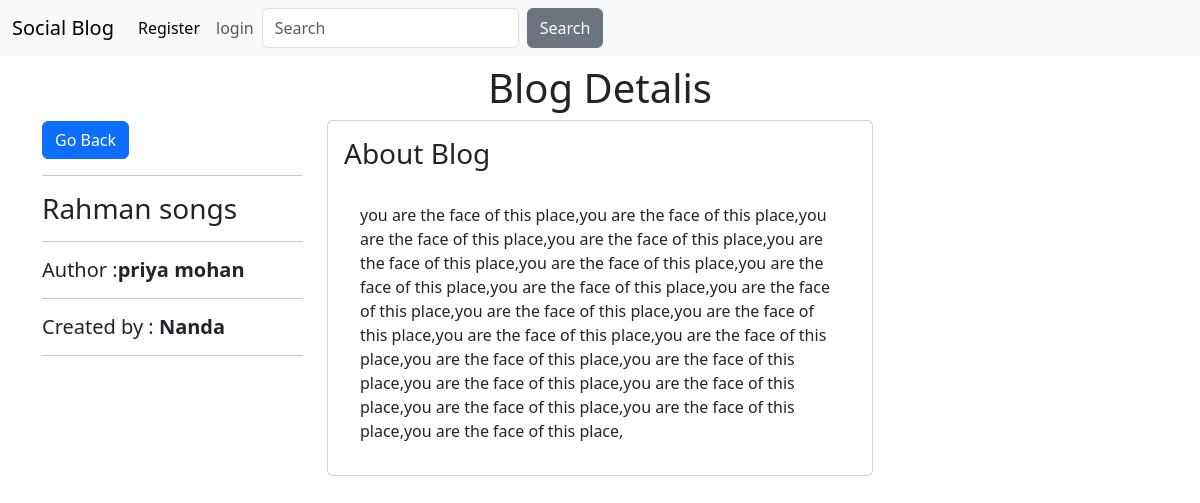
Page /know/5 on the committed database.
### blogapp/models.py (models this page shows, shortened)
class blogconts(models.Model):
    Blog_Id=models.AutoField(primary_key=True)
    Blog_name=models.CharField(max_length=150)
    created_by=models.CharField(max_length=100)
    photo_image=models.ImageField(upload_to="images/",blank=True,null=True)
    Blog_post=models.ForeignKey(User,on_delete=models.SET_NULL,null=True)
    Author_name=models.CharField(max_length=50)
    Blog_content=RichTextField(default="about blog content")
    stars=models.IntegerField(default=3)

### blogapp/views.py (the view)
# urls.py: path('know/<id>',views.know,name="know"),
def know(request,id):
    blog = blogconts.objects.filter(Blog_Id=id)
    context={'blog': blog}
    return render(request,'know.html',context)

### templates/know.html (shortened to what this page needs)
{% extends "base.html" %}
{% block body %}
<div class="container mt-2">
<h1 class="text-center"> Blog Detalis</h1>
<div class="row">
    {% for c in blog %}
<div class="col-md-3">
    <h3><a href="/" class="btn btn-primary"> Go Back</a></h3>
    <hr>
    <h3>
    {{c.Blog_name}}
    </h3>
    <hr>
    <h5>Author :<span><b>{{c.Author_name}}</b></span></h5>
    <hr>
    <h5>Created by : <span><b>{{c.created_by}}</b></span></h5>
    <hr>
</div>
<div class="col-md-6">
<div class="card p-3">
    <div class="card-title">
        <h3>About Blog</h3>
    </div>
    <div class="card-body">
        {{c.Blog_content | safe}}
    </div>
</div>
</div>
    {% endfor %}
{% endblock body %}

### rows in the picture
blogconts: Blog_name "Rahman songs", Author_name "priya mohan", created_by "Nanda", Blog_content "you are the face of this place,you are the face of this place,you are the face of this place,you are the face of this place,you are the face of this place,you are the face of this place,you are the face of this place,you are the face of this place,you are the face of this place,you are the face of this place,you are the face of this place,you are the face of this place,you are the face of this place,you are the face of this place,you are the face of this place,you are the face of this place,you are the face of this place,you are the face of this place,you are the face of this place,you are the face of this place,"
